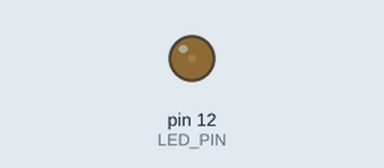
A program run on a simulated Raspberry Pi (header pin numbers). Shown: output pins drawn as LEDs (lit = HIGH).

Above: at 0.05 s.
At 0.45 s:
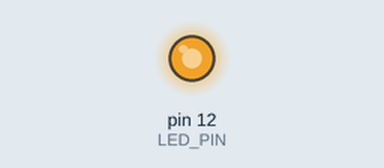
At 0.7 s:
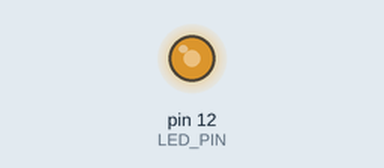
At 0.9 s:
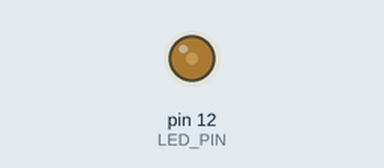
Timing chart, 0 to 3.0 s (numbered marks = the images above):
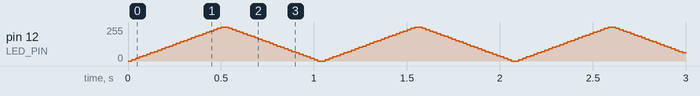

The program:

led_pwm.py
```python
import RPi.GPIO as GPIO
import time

LED_PIN = 12

def setup():
    global p
    GPIO.setmode(GPIO.BOARD)  # physical location
    GPIO.setup(LED_PIN, GPIO.OUT)
    led_off();
    p = GPIO.PWM(LED_PIN, 1000) # frequency = 1khz
    p.start(0)

def led_off():
    GPIO.output(LED_PIN, GPIO.LOW)

def led_on():
    GPIO.output(LED_PIN, GPIO.HIGH)

def destroy():
    led_off()
    GPIO.cleanup()

def loop():
    while True:
        for dc in range(0,101,4):
            p.ChangeDutyCycle(dc)
            time.sleep(0.02)
        #time.sleep(1)
        for dc in range(100,-1,-4):
            p.ChangeDutyCycle(dc)
            time.sleep(0.02)
        #time.sleep(1)

if __name__ == '__main__':
    setup()
    loop()
    destroy()
```
